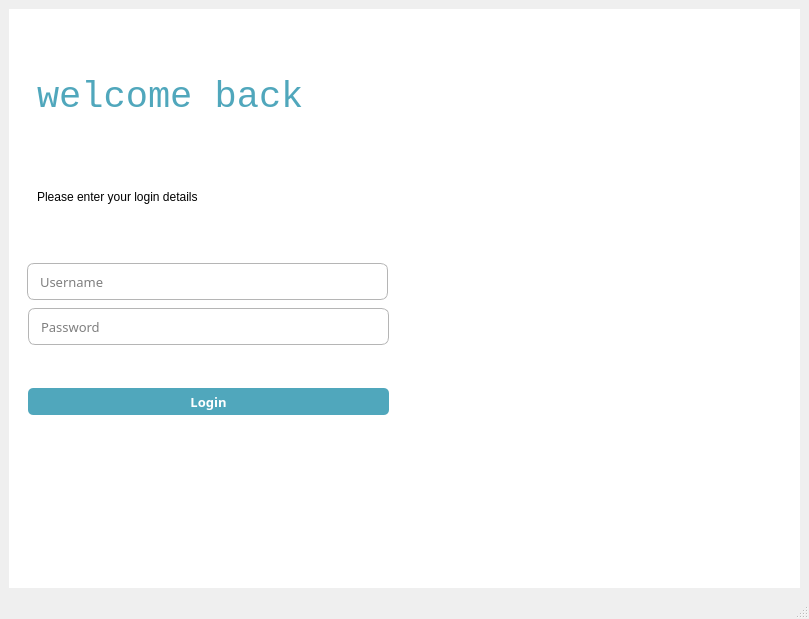
<?xml version="1.0" encoding="UTF-8"?>
<ui version="4.0">
 <class>MainWindow</class>
 <widget class="QMainWindow" name="MainWindow">
  <property name="geometry">
   <rect>
    <x>0</x>
    <y>0</y>
    <width>809</width>
    <height>619</height>
   </rect>
  </property>
  <property name="windowTitle">
   <string>MainWindow</string>
  </property>
  <widget class="QWidget" name="centralwidget">
   <layout class="QHBoxLayout" name="horizontalLayout_2">
    <item>
     <widget class="QWidget" name="widget" native="true">
      <property name="sizePolicy">
       <sizepolicy hsizetype="Preferred" vsizetype="Preferred">
        <horstretch>0</horstretch>
        <verstretch>0</verstretch>
       </sizepolicy>
      </property>
      <property name="font">
       <font>
        <pointsize>10</pointsize>
        <weight>75</weight>
        <bold>true</bold>
       </font>
      </property>
      <property name="styleSheet">
       <string notr="true">border:none;
background-color: rgb(255, 255, 255);</string>
      </property>
      <layout class="QHBoxLayout" name="horizontalLayout">
       <item>
        <widget class="QFrame" name="iconFrame">
         <property name="sizePolicy">
          <sizepolicy hsizetype="Preferred" vsizetype="Preferred">
           <horstretch>0</horstretch>
           <verstretch>0</verstretch>
          </sizepolicy>
         </property>
         <property name="frameShape">
          <enum>QFrame::StyledPanel</enum>
         </property>
         <property name="frameShadow">
          <enum>QFrame::Raised</enum>
         </property>
         <widget class="QFrame" name="avatarFrme">
          <property name="geometry">
           <rect>
            <x>9</x>
            <y>9</y>
            <width>370</width>
            <height>230</height>
           </rect>
          </property>
          <property name="minimumSize">
           <size>
            <width>0</width>
            <height>230</height>
           </size>
          </property>
          <property name="maximumSize">
           <size>
            <width>16777215</width>
            <height>230</height>
           </size>
          </property>
          <property name="frameShape">
           <enum>QFrame::StyledPanel</enum>
          </property>
          <property name="frameShadow">
           <enum>QFrame::Raised</enum>
          </property>
          <widget class="QLabel" name="label_2">
           <property name="geometry">
            <rect>
             <x>10</x>
             <y>10</y>
             <width>331</width>
             <height>121</height>
            </rect>
           </property>
           <property name="font">
            <font>
             <family>Monospace</family>
             <pointsize>28</pointsize>
            </font>
           </property>
           <property name="styleSheet">
            <string notr="true">color: rgb(80, 167, 188);</string>
           </property>
           <property name="text">
            <string>welcome back</string>
           </property>
          </widget>
          <widget class="QLabel" name="label_3">
           <property name="geometry">
            <rect>
             <x>10</x>
             <y>160</y>
             <width>331</width>
             <height>20</height>
            </rect>
           </property>
           <property name="styleSheet">
            <string notr="true">color: rgb(0, 0, 0);</string>
           </property>
           <property name="text">
            <string>Please enter your login details</string>
           </property>
          </widget>
         </widget>
         <widget class="QFrame" name="frame_2">
          <property name="geometry">
           <rect>
            <x>385</x>
            <y>9</y>
            <width>370</width>
            <height>504</height>
           </rect>
          </property>
          <property name="frameShape">
           <enum>QFrame::StyledPanel</enum>
          </property>
          <property name="frameShadow">
           <enum>QFrame::Raised</enum>
          </property>
          <widget class="QLabel" name="label">
           <property name="geometry">
            <rect>
             <x>-130</x>
             <y>-60</y>
             <width>1291</width>
             <height>720</height>
            </rect>
           </property>
           <property name="text">
            <string/>
           </property>
           <property name="pixmap">
            <pixmap>Nov.-Blog-Titles-12.png</pixmap>
           </property>
          </widget>
         </widget>
         <widget class="QFrame" name="frame_18">
          <property name="geometry">
           <rect>
            <x>9</x>
            <y>245</y>
            <width>371</width>
            <height>37</height>
           </rect>
          </property>
          <property name="maximumSize">
           <size>
            <width>16777215</width>
            <height>37</height>
           </size>
          </property>
          <property name="frameShape">
           <enum>QFrame::StyledPanel</enum>
          </property>
          <property name="frameShadow">
           <enum>QFrame::Raised</enum>
          </property>
          <widget class="QLineEdit" name="usernameInput">
           <property name="geometry">
            <rect>
             <x>0</x>
             <y>0</y>
             <width>361</width>
             <height>37</height>
            </rect>
           </property>
           <property name="sizePolicy">
            <sizepolicy hsizetype="Preferred" vsizetype="Preferred">
             <horstretch>0</horstretch>
             <verstretch>0</verstretch>
            </sizepolicy>
           </property>
           <property name="minimumSize">
            <size>
             <width>250</width>
             <height>37</height>
            </size>
           </property>
           <property name="maximumSize">
            <size>
             <width>200000</width>
             <height>37</height>
            </size>
           </property>
           <property name="font">
            <font>
             <family>Poppins</family>
             <pointsize>10</pointsize>
             <weight>50</weight>
             <bold>false</bold>
            </font>
           </property>
           <property name="styleSheet">
            <string notr="true">color: rgb(181, 181, 181);
color:rgb(0,0,0);
padding-left:10px;
border-radius:7px;
border:1px solid rgb(181, 181, 181);</string>
           </property>
           <property name="text">
            <string/>
           </property>
           <property name="placeholderText">
            <string>Username</string>
           </property>
          </widget>
         </widget>
         <widget class="QFrame" name="frame_20">
          <property name="geometry">
           <rect>
            <x>10</x>
            <y>290</y>
            <width>371</width>
            <height>37</height>
           </rect>
          </property>
          <property name="maximumSize">
           <size>
            <width>16777215</width>
            <height>37</height>
           </size>
          </property>
          <property name="frameShape">
           <enum>QFrame::StyledPanel</enum>
          </property>
          <property name="frameShadow">
           <enum>QFrame::Raised</enum>
          </property>
          <widget class="QLineEdit" name="passwordInput">
           <property name="geometry">
            <rect>
             <x>0</x>
             <y>0</y>
             <width>361</width>
             <height>37</height>
            </rect>
           </property>
           <property name="sizePolicy">
            <sizepolicy hsizetype="Preferred" vsizetype="Preferred">
             <horstretch>0</horstretch>
             <verstretch>0</verstretch>
            </sizepolicy>
           </property>
           <property name="minimumSize">
            <size>
             <width>250</width>
             <height>37</height>
            </size>
           </property>
           <property name="maximumSize">
            <size>
             <width>2154605</width>
             <height>37</height>
            </size>
           </property>
           <property name="font">
            <font>
             <family>Poppins</family>
             <pointsize>10</pointsize>
             <weight>50</weight>
             <bold>false</bold>
            </font>
           </property>
           <property name="styleSheet">
            <string notr="true">color: rgb(181, 181, 181);
color:rgb(0,0,0);
padding-left:10px;
border-radius:7px;
border:1px solid rgb(181, 181, 181);</string>
           </property>
           <property name="inputMask">
            <string/>
           </property>
           <property name="text">
            <string/>
           </property>
           <property name="echoMode">
            <enum>QLineEdit::Password</enum>
           </property>
           <property name="placeholderText">
            <string>Password</string>
           </property>
          </widget>
         </widget>
         <widget class="QFrame" name="frame_8">
          <property name="geometry">
           <rect>
            <x>10</x>
            <y>370</y>
            <width>370</width>
            <height>30</height>
           </rect>
          </property>
          <property name="minimumSize">
           <size>
            <width>0</width>
            <height>30</height>
           </size>
          </property>
          <property name="maximumSize">
           <size>
            <width>16777215</width>
            <height>30</height>
           </size>
          </property>
          <property name="styleSheet">
           <string notr="true">QPushButton#loginBtn:active{
border:none;
}</string>
          </property>
          <property name="frameShape">
           <enum>QFrame::StyledPanel</enum>
          </property>
          <property name="frameShadow">
           <enum>QFrame::Raised</enum>
          </property>
          <widget class="QPushButton" name="loginBtn">
           <property name="geometry">
            <rect>
             <x>0</x>
             <y>0</y>
             <width>361</width>
             <height>27</height>
            </rect>
           </property>
           <property name="sizePolicy">
            <sizepolicy hsizetype="Preferred" vsizetype="Preferred">
             <horstretch>0</horstretch>
             <verstretch>0</verstretch>
            </sizepolicy>
           </property>
           <property name="minimumSize">
            <size>
             <width>150</width>
             <height>27</height>
            </size>
           </property>
           <property name="maximumSize">
            <size>
             <width>508080</width>
             <height>27</height>
            </size>
           </property>
           <property name="font">
            <font>
             <family>Poppins</family>
             <pointsize>10</pointsize>
             <weight>75</weight>
             <bold>true</bold>
            </font>
           </property>
           <property name="cursor">
            <cursorShape>PointingHandCursor</cursorShape>
           </property>
           <property name="styleSheet">
            <string notr="true">QPushButton#loginBtn{
background-color:#50A7BC;
	color: rgb(255, 255, 255);
border-radius:5px;}
QPushButton#loginBtn:pressed{
padding-left:5px;
padding-top:5px;
background-color:rgba(2, 65, 118, 100);
background-position:calc(100% - 10px)center;
}
QPushButton#loginBtn:hover{
background-color:rgba(2, 65, 118, 200);
}
QPushButton#loginBtn:focus {
	border: none;
	outline: none;
}

</string>
           </property>
           <property name="text">
            <string>Login</string>
           </property>
          </widget>
         </widget>
        </widget>
       </item>
      </layout>
     </widget>
    </item>
   </layout>
  </widget>
  <widget class="QMenuBar" name="menubar">
   <property name="geometry">
    <rect>
     <x>0</x>
     <y>0</y>
     <width>809</width>
     <height>20</height>
    </rect>
   </property>
  </widget>
  <widget class="QStatusBar" name="statusbar"/>
 </widget>
 <resources/>
 <connections/>
</ui>
